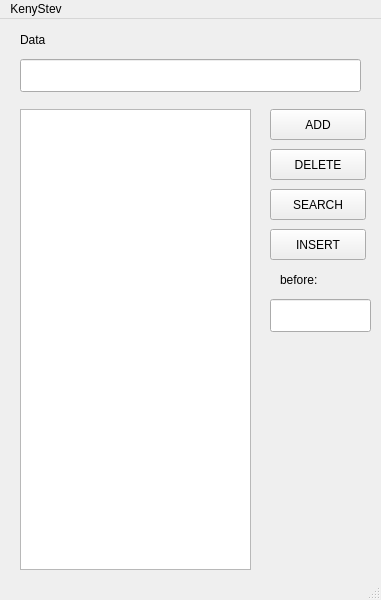
<?xml version="1.0" encoding="UTF-8"?>
<ui version="4.0">
 <class>List</class>
 <widget class="QMainWindow" name="List">
  <property name="geometry">
   <rect>
    <x>0</x>
    <y>0</y>
    <width>381</width>
    <height>600</height>
   </rect>
  </property>
  <property name="windowTitle">
   <string>MainWindow</string>
  </property>
  <widget class="QWidget" name="centralwidget">
   <widget class="QListWidget" name="listW">
    <property name="geometry">
     <rect>
      <x>20</x>
      <y>90</y>
      <width>231</width>
      <height>461</height>
     </rect>
    </property>
   </widget>
   <widget class="QLineEdit" name="valor">
    <property name="geometry">
     <rect>
      <x>20</x>
      <y>40</y>
      <width>341</width>
      <height>33</height>
     </rect>
    </property>
   </widget>
   <widget class="QLabel" name="label_2">
    <property name="geometry">
     <rect>
      <x>20</x>
      <y>10</y>
      <width>66</width>
      <height>21</height>
     </rect>
    </property>
    <property name="text">
     <string>Data</string>
    </property>
   </widget>
   <widget class="QPushButton" name="add">
    <property name="geometry">
     <rect>
      <x>270</x>
      <y>90</y>
      <width>96</width>
      <height>31</height>
     </rect>
    </property>
    <property name="text">
     <string>ADD</string>
    </property>
   </widget>
   <widget class="QPushButton" name="delete_2">
    <property name="geometry">
     <rect>
      <x>270</x>
      <y>130</y>
      <width>96</width>
      <height>31</height>
     </rect>
    </property>
    <property name="text">
     <string>DELETE</string>
    </property>
   </widget>
   <widget class="QPushButton" name="search">
    <property name="geometry">
     <rect>
      <x>270</x>
      <y>170</y>
      <width>96</width>
      <height>31</height>
     </rect>
    </property>
    <property name="text">
     <string>SEARCH</string>
    </property>
   </widget>
   <widget class="QPushButton" name="insert">
    <property name="geometry">
     <rect>
      <x>270</x>
      <y>210</y>
      <width>96</width>
      <height>31</height>
     </rect>
    </property>
    <property name="text">
     <string>INSERT</string>
    </property>
   </widget>
   <widget class="QLabel" name="label_3">
    <property name="geometry">
     <rect>
      <x>280</x>
      <y>250</y>
      <width>66</width>
      <height>21</height>
     </rect>
    </property>
    <property name="text">
     <string>before:</string>
    </property>
   </widget>
   <widget class="QLineEdit" name="before">
    <property name="geometry">
     <rect>
      <x>270</x>
      <y>280</y>
      <width>101</width>
      <height>33</height>
     </rect>
    </property>
   </widget>
  </widget>
  <widget class="QMenuBar" name="menubar">
   <property name="geometry">
    <rect>
     <x>0</x>
     <y>0</y>
     <width>381</width>
     <height>27</height>
    </rect>
   </property>
   <widget class="QMenu" name="menuKenyStev">
    <property name="title">
     <string>KenyStev</string>
    </property>
   </widget>
   <addaction name="menuKenyStev"/>
  </widget>
  <widget class="QStatusBar" name="statusbar"/>
 </widget>
 <resources/>
 <connections/>
</ui>
